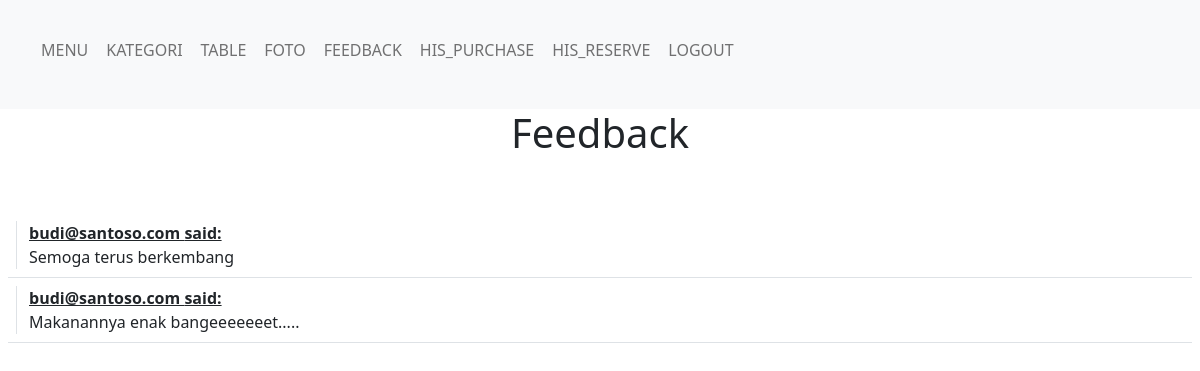
/administrator/feedback.php (signed in), run on the app's committed database.
### tables this page shows
CREATE TABLE IF NOT EXISTS `feedback_tb` (
  `id` int(255) NOT NULL AUTO_INCREMENT,
  `feedback_text` text NOT NULL,
  `acc_id` int(255) NOT NULL DEFAULT 0,
  PRIMARY KEY (`id`)
);

CREATE TABLE IF NOT EXISTS `account_tb` (
  `id` int(255) NOT NULL AUTO_INCREMENT,
  `email` varchar(255) NOT NULL,
  `gambar_profil` varchar(255) DEFAULT 'no-photo.png',
  `password` varchar(255) NOT NULL,
  PRIMARY KEY (`id`),
  UNIQUE KEY `email` (`email`)
);

### administrator/feedback.php (the view, shortened to what this page needs)
<?php
    include('_dbconfig/dbConfig.php');
?>
<!DOCTYPE html>
<html class="notranslate" translate="no">
    <head>
        <?php include("_library/lib-include.php")?>
    </head>
    <body>
        <?php
            include("_framework/header.php");
        ?>
        <h1 class="text-center">Feedback</h1>
        <div class="mt-3 p-2">
            <div class="mt-4">
                <?php
                    echo'<div class="py-2">';
                    $stmt = $db->prepare('SELECT * FROM feedback_tb a JOIN account_tb b ON a.acc_id=b.id');
                    $stmt->execute();
                    $output = $stmt->fetchAll(PDO::FETCH_ASSOC);
                    if(count($output)>0){
                        for($i=0; $i<count($output); $i++){
                            echo '
                            <div class="container-fluid m-0 border-bottom row p-2">
                                <div class="col-12 border-start d-flex align-items-center" style="text-decoration:underline; font-weight:bold">'.$output[$i]['email'].' said:</div>
                                <div class="col-12  d-flex align-items-center border-start">
                                    '.$output[$i]['feedback_text'].'
                                </div>
                            </div>';
                        }
                    }
                    else{
                        echo 'Tidak ada feedback...';
                    }
                ?>
            </div>
        </div>
    </body>
</html>

### data on the page
feedback_tb: account_tb.email "budi@santoso.com", feedback_text "Semoga terus berkembang"
feedback_tb: account_tb.email "budi@santoso.com", feedback_text "Makanannya enak bangeeeeeeet....."
